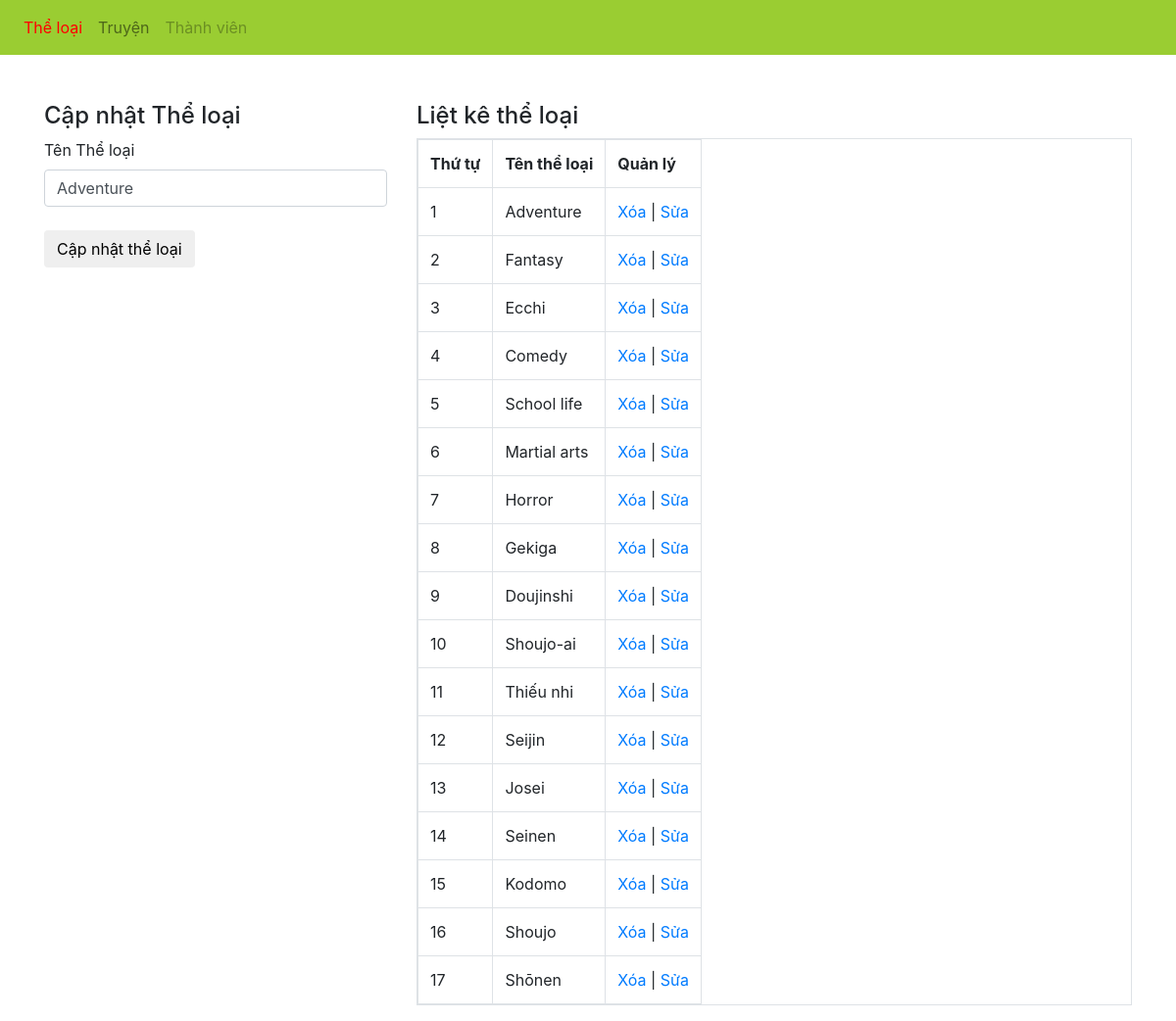
/admin/xulytheloai.php?quanly=capnhat&Id=23, run on the app's committed database.
### tables this page shows
CREATE TABLE `theloai` (
  `Id_TL` int(11) NOT NULL,
  `TenTL` varchar(100) NOT NULL
);

### admin/xulytheloai.php (the view, shortened to what this page needs)
<?php
include('../model/ket_noi.php');
?>
<!DOCTYPE html>
<html>
<head>
<link href="../css/bootstrap.css" rel="stylesheet" type="text/css" media="all" />
</head>
<body>
<nav class="navbar navbar-expand-lg navbar-light bg-light">
    <div class="collapse navbar-collapse" id="navbarNav">
        <ul class="navbar-nav">
        <li class="nav-item">
            <a class="nav-link" href="xulytheloai.php" style="color:red">Thể loại</a>
        </li>
        <li class="nav-item">
            <a class="nav-link" href="xulytruyen.php">Truyện</a>
        </li>
        <li class="nav-item">
            <a class="nav-link disabled" href="xulykhachhang.php">Thành viên</a>
        </li>
        </ul>
    </div>
    </nav><br> <br>
    <div class="container">
        <div class="row">
            <?php
            if(isset($_GET['quanly'])=='capnhat'){
                $id_capnhat=$_GET['Id'];
                $sql_capnhat=mysqli_query($conn,"select * from theloai where Id_TL='$id_capnhat'");
                $row_capnhat=mysqli_fetch_array($sql_capnhat);
                ?>
                <div class="col-md-4">
                <h4>Cập nhật Thể loại</h4>
                <label>Tên Thể loại</label>
                <form action="" method="POST">
                    <input type="text" class="form-control" name="theloai" value="<?php echo $row_capnhat['TenTL'] ?>"><br>
                    <input type="submit" name="capnhattheloai" value="Cập nhật thể loại" class="btn btn-default">
                </form>
                </div>
            <?php
            }
            ?>
            <div class="col-md-8">
            <h4>Liệt kê thể loại</h4>
            <?php
            $sql_select=mysqli_query($conn,"select * from theloai order by Id_TL desc")
            ?>
            <table class="table table-responsive table-bordered ">
                <tr>
                    <th>Thứ tự</th>
                    <th>Tên thể loại</th>
                    <th>Quản lý</th>
                </tr>
                <?php
                $i=0;
                while($row_theloai=mysqli_fetch_array($sql_select)){
                    $i++;
                ?>
                <tr>
                    <td><?php echo $i ?></td>
                    <td><?php echo $row_theloai['TenTL'] ?></td>
                    <td><a href="?xoa=<?php echo $row_theloai['Id_TL'] ?>">Xóa</a> | <a href="?quanly=capnhat&Id=<?php echo $row_theloai['Id_TL'] ?>">Sửa</a></td>
                </tr>
                <?php
                }
                ?>
            </table>
            </div>
        </div>
    </div>
</body>
</html>

### data on the page
theloai: theloai "Adventure", TenTL "Adventure"
theloai: TenTL "Fantasy"
theloai: TenTL "Ecchi"
theloai: TenTL "Comedy"
theloai: TenTL "School life"
theloai: TenTL "Martial arts"
theloai: TenTL "Horror"
theloai: TenTL "Gekiga"
theloai: TenTL "Doujinshi"
theloai: TenTL "Shoujo-ai"
theloai: TenTL "Thiếu nhi"
theloai: TenTL "Seijin"
theloai: TenTL "Josei"
theloai: TenTL "Seinen"
theloai: TenTL "Kodomo"
theloai: TenTL "Shoujo"
theloai: TenTL "Shōnen"
